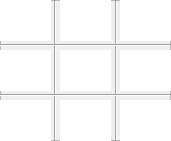
      <widget class="QFrame" name="frame_4">
       <property name="geometry">
        <rect>
         <x>10</x>
         <y>170</y>
         <width>171</width>
         <height>141</height>
        </rect>
       </property>
       <property name="frameShape">
        <enum>QFrame::StyledPanel</enum>
       </property>
       <property name="frameShadow">
        <enum>QFrame::Raised</enum>
       </property>
       <widget class="QTextEdit" name="firstNumberTextEdit_55">
        <property name="geometry">
         <rect>
          <x>0</x>
          <y>0</y>
          <width>51</width>
          <height>41</height>
         </rect>
        </property>
        <property name="font">
         <font>
          <pointsize>22</pointsize>
         </font>
        </property>
        <property name="autoFillBackground">
         <bool>false</bool>
        </property>
        <property name="inputMethodHints">
         <set>Qt::ImhDigitsOnly</set>
        </property>
        <property name="frameShape">
         <enum>QFrame::NoFrame</enum>
        </property>
        <property name="verticalScrollBarPolicy">
         <enum>Qt::ScrollBarAlwaysOff</enum>
        </property>
        <property name="horizontalScrollBarPolicy">
         <enum>Qt::ScrollBarAlwaysOff</enum>
        </property>
        <property name="markdown">
         <string/>
        </property>
        <property name="html">
         <string>&lt;!DOCTYPE HTML PUBLIC &quot;-//W3C//DTD HTML 4.0//EN&quot; &quot;http://www.w3.org/TR/REC-html40/strict.dtd&quot;&gt;
&lt;html&gt;&lt;head&gt;&lt;meta name=&quot;qrichtext&quot; content=&quot;1&quot; /&gt;&lt;style type=&quot;text/css&quot;&gt;
p, li { white-space: pre-wrap; }
&lt;/style&gt;&lt;/head&gt;&lt;body style=&quot; font-family:'MS Shell Dlg 2'; font-size:22pt; font-weight:400; font-style:normal;&quot;&gt;
&lt;p align=&quot;center&quot; style=&quot;-qt-paragraph-type:empty; margin-top:0px; margin-bottom:0px; margin-left:0px; margin-right:0px; -qt-block-indent:0; text-indent:0px; font-family:'MS Shell Dlg 2';&quot;&gt;&lt;br /&gt;&lt;/p&gt;&lt;/body&gt;&lt;/html&gt;</string>
        </property>
        <property name="acceptRichText">
         <bool>false</bool>
        </property>
        <property name="cursorWidth">
         <number>0</number>
        </property>
        <property name="textInteractionFlags">
         <set>Qt::TextEditable</set>
        </property>
       </widget>
       <widget class="QTextEdit" name="firstNumberTextEdit_56">
        <property name="geometry">
         <rect>
          <x>60</x>
          <y>0</y>
          <width>51</width>
          <height>41</height>
         </rect>
        </property>
        <property name="font">
         <font>
          <pointsize>22</pointsize>
         </font>
        </property>
        <property name="autoFillBackground">
         <bool>false</bool>
        </property>
        <property name="inputMethodHints">
         <set>Qt::ImhDigitsOnly</set>
        </property>
        <property name="frameShape">
         <enum>QFrame::NoFrame</enum>
        </property>
        <property name="verticalScrollBarPolicy">
         <enum>Qt::ScrollBarAlwaysOff</enum>
        </property>
        <property name="horizontalScrollBarPolicy">
         <enum>Qt::ScrollBarAlwaysOff</enum>
        </property>
        <property name="markdown">
         <string/>
        </property>
        <property name="html">
         <string>&lt;!DOCTYPE HTML PUBLIC &quot;-//W3C//DTD HTML 4.0//EN&quot; &quot;http://www.w3.org/TR/REC-html40/strict.dtd&quot;&gt;
&lt;html&gt;&lt;head&gt;&lt;meta name=&quot;qrichtext&quot; content=&quot;1&quot; /&gt;&lt;style type=&quot;text/css&quot;&gt;
p, li { white-space: pre-wrap; }
&lt;/style&gt;&lt;/head&gt;&lt;body style=&quot; font-family:'MS Shell Dlg 2'; font-size:22pt; font-weight:400; font-style:normal;&quot;&gt;
&lt;p align=&quot;center&quot; style=&quot;-qt-paragraph-type:empty; margin-top:0px; margin-bottom:0px; margin-left:0px; margin-right:0px; -qt-block-indent:0; text-indent:0px; font-family:'MS Shell Dlg 2';&quot;&gt;&lt;br /&gt;&lt;/p&gt;&lt;/body&gt;&lt;/html&gt;</string>
        </property>
        <property name="acceptRichText">
         <bool>false</bool>
        </property>
        <property name="cursorWidth">
         <number>0</number>
        </property>
        <property name="textInteractionFlags">
         <set>Qt::TextEditable</set>
        </property>
       </widget>
       <widget class="QTextEdit" name="firstNumberTextEdit_57">
        <property name="geometry">
         <rect>
          <x>120</x>
          <y>0</y>
          <width>51</width>
          <height>41</height>
         </rect>
        </property>
        <property name="font">
         <font>
          <pointsize>22</pointsize>
         </font>
        </property>
        <property name="autoFillBackground">
         <bool>false</bool>
        </property>
        <property name="inputMethodHints">
         <set>Qt::ImhDigitsOnly</set>
        </property>
        <property name="frameShape">
         <enum>QFrame::NoFrame</enum>
        </property>
        <property name="verticalScrollBarPolicy">
         <enum>Qt::ScrollBarAlwaysOff</enum>
        </property>
        <property name="horizontalScrollBarPolicy">
         <enum>Qt::ScrollBarAlwaysOff</enum>
        </property>
        <property name="markdown">
         <string/>
        </property>
        <property name="html">
         <string>&lt;!DOCTYPE HTML PUBLIC &quot;-//W3C//DTD HTML 4.0//EN&quot; &quot;http://www.w3.org/TR/REC-html40/strict.dtd&quot;&gt;
&lt;html&gt;&lt;head&gt;&lt;meta name=&quot;qrichtext&quot; content=&quot;1&quot; /&gt;&lt;style type=&quot;text/css&quot;&gt;
p, li { white-space: pre-wrap; }
&lt;/style&gt;&lt;/head&gt;&lt;body style=&quot; font-family:'MS Shell Dlg 2'; font-size:22pt; font-weight:400; font-style:normal;&quot;&gt;
&lt;p align=&quot;center&quot; style=&quot;-qt-paragraph-type:empty; margin-top:0px; margin-bottom:0px; margin-left:0px; margin-right:0px; -qt-block-indent:0; text-indent:0px; font-family:'MS Shell Dlg 2';&quot;&gt;&lt;br /&gt;&lt;/p&gt;&lt;/body&gt;&lt;/html&gt;</string>
        </property>
        <property name="acceptRichText">
         <bool>false</bool>
        </property>
        <property name="cursorWidth">
         <number>0</number>
        </property>
        <property name="textInteractionFlags">
         <set>Qt::TextEditable</set>
        </property>
       </widget>
       <widget class="QTextEdit" name="firstNumberTextEdit_58">
        <property name="geometry">
         <rect>
          <x>0</x>
          <y>50</y>
          <width>51</width>
          <height>41</height>
         </rect>
        </property>
        <property name="font">
         <font>
          <pointsize>22</pointsize>
         </font>
        </property>
        <property name="autoFillBackground">
         <bool>false</bool>
        </property>
        <property name="inputMethodHints">
         <set>Qt::ImhDigitsOnly</set>
        </property>
        <property name="frameShape">
         <enum>QFrame::NoFrame</enum>
        </property>
        <property name="verticalScrollBarPolicy">
         <enum>Qt::ScrollBarAlwaysOff</enum>
        </property>
        <property name="horizontalScrollBarPolicy">
         <enum>Qt::ScrollBarAlwaysOff</enum>
        </property>
        <property name="markdown">
         <string/>
        </property>
        <property name="html">
         <string>&lt;!DOCTYPE HTML PUBLIC &quot;-//W3C//DTD HTML 4.0//EN&quot; &quot;http://www.w3.org/TR/REC-html40/strict.dtd&quot;&gt;
&lt;html&gt;&lt;head&gt;&lt;meta name=&quot;qrichtext&quot; content=&quot;1&quot; /&gt;&lt;style type=&quot;text/css&quot;&gt;
p, li { white-space: pre-wrap; }
&lt;/style&gt;&lt;/head&gt;&lt;body style=&quot; font-family:'MS Shell Dlg 2'; font-size:22pt; font-weight:400; font-style:normal;&quot;&gt;
&lt;p align=&quot;center&quot; style=&quot;-qt-paragraph-type:empty; margin-top:0px; margin-bottom:0px; margin-left:0px; margin-right:0px; -qt-block-indent:0; text-indent:0px; font-family:'MS Shell Dlg 2';&quot;&gt;&lt;br /&gt;&lt;/p&gt;&lt;/body&gt;&lt;/html&gt;</string>
        </property>
        <property name="acceptRichText">
         <bool>false</bool>
        </property>
        <property name="cursorWidth">
         <number>0</number>
        </property>
        <property name="textInteractionFlags">
         <set>Qt::TextEditable</set>
        </property>
       </widget>
       <widget class="QTextEdit" name="firstNumberTextEdit_59">
        <property name="geometry">
         <rect>
          <x>60</x>
          <y>50</y>
          <width>51</width>
          <height>41</height>
         </rect>
        </property>
        <property name="font">
         <font>
          <pointsize>22</pointsize>
         </font>
        </property>
        <property name="autoFillBackground">
         <bool>false</bool>
        </property>
        <property name="inputMethodHints">
         <set>Qt::ImhDigitsOnly</set>
        </property>
        <property name="frameShape">
         <enum>QFrame::NoFrame</enum>
        </property>
        <property name="verticalScrollBarPolicy">
         <enum>Qt::ScrollBarAlwaysOff</enum>
        </property>
        <property name="horizontalScrollBarPolicy">
         <enum>Qt::ScrollBarAlwaysOff</enum>
        </property>
        <property name="markdown">
         <string/>
        </property>
        <property name="html">
         <string>&lt;!DOCTYPE HTML PUBLIC &quot;-//W3C//DTD HTML 4.0//EN&quot; &quot;http://www.w3.org/TR/REC-html40/strict.dtd&quot;&gt;
&lt;html&gt;&lt;head&gt;&lt;meta name=&quot;qrichtext&quot; content=&quot;1&quot; /&gt;&lt;style type=&quot;text/css&quot;&gt;
p, li { white-space: pre-wrap; }
&lt;/style&gt;&lt;/head&gt;&lt;body style=&quot; font-family:'MS Shell Dlg 2'; font-size:22pt; font-weight:400; font-style:normal;&quot;&gt;
&lt;p align=&quot;center&quot; style=&quot;-qt-paragraph-type:empty; margin-top:0px; margin-bottom:0px; margin-left:0px; margin-right:0px; -qt-block-indent:0; text-indent:0px; font-family:'MS Shell Dlg 2';&quot;&gt;&lt;br /&gt;&lt;/p&gt;&lt;/body&gt;&lt;/html&gt;</string>
        </property>
        <property name="acceptRichText">
         <bool>false</bool>
        </property>
        <property name="cursorWidth">
         <number>0</number>
        </property>
        <property name="textInteractionFlags">
         <set>Qt::TextEditable</set>
        </property>
       </widget>
       <widget class="QTextEdit" name="firstNumberTextEdit_60">
        <property name="geometry">
         <rect>
          <x>120</x>
          <y>50</y>
          <width>51</width>
          <height>41</height>
         </rect>
        </property>
        <property name="font">
         <font>
          <pointsize>22</pointsize>
         </font>
        </property>
        <property name="autoFillBackground">
         <bool>false</bool>
        </property>
        <property name="inputMethodHints">
         <set>Qt::ImhDigitsOnly</set>
        </property>
        <property name="frameShape">
         <enum>QFrame::NoFrame</enum>
        </property>
        <property name="verticalScrollBarPolicy">
         <enum>Qt::ScrollBarAlwaysOff</enum>
        </property>
        <property name="horizontalScrollBarPolicy">
         <enum>Qt::ScrollBarAlwaysOff</enum>
        </property>
        <property name="sizeAdjustPolicy">
         <enum>QAbstractScrollArea::AdjustToContents</enum>
        </property>
        <property name="markdown">
         <string/>
        </property>
        <property name="html">
         <string>&lt;!DOCTYPE HTML PUBLIC &quot;-//W3C//DTD HTML 4.0//EN&quot; &quot;http://www.w3.org/TR/REC-html40/strict.dtd&quot;&gt;
&lt;html&gt;&lt;head&gt;&lt;meta name=&quot;qrichtext&quot; content=&quot;1&quot; /&gt;&lt;style type=&quot;text/css&quot;&gt;
p, li { white-space: pre-wrap; }
&lt;/style&gt;&lt;/head&gt;&lt;body style=&quot; font-family:'MS Shell Dlg 2'; font-size:22pt; font-weight:400; font-style:normal;&quot;&gt;
&lt;p align=&quot;center&quot; style=&quot;-qt-paragraph-type:empty; margin-top:0px; margin-bottom:0px; margin-left:0px; margin-right:0px; -qt-block-indent:0; text-indent:0px; font-family:'MS Shell Dlg 2';&quot;&gt;&lt;br /&gt;&lt;/p&gt;&lt;/body&gt;&lt;/html&gt;</string>
        </property>
        <property name="acceptRichText">
         <bool>false</bool>
        </property>
        <property name="cursorWidth">
         <number>0</number>
        </property>
        <property name="textInteractionFlags">
         <set>Qt::TextEditable</set>
        </property>
       </widget>
       <widget class="QTextEdit" name="firstNumberTextEdit_61">
        <property name="geometry">
         <rect>
          <x>0</x>
          <y>100</y>
          <width>51</width>
          <height>41</height>
         </rect>
        </property>
        <property name="font">
         <font>
          <pointsize>22</pointsize>
         </font>
        </property>
        <property name="autoFillBackground">
         <bool>false</bool>
        </property>
        <property name="inputMethodHints">
         <set>Qt::ImhDigitsOnly</set>
        </property>
        <property name="frameShape">
         <enum>QFrame::NoFrame</enum>
        </property>
        <property name="verticalScrollBarPolicy">
         <enum>Qt::ScrollBarAlwaysOff</enum>
        </property>
        <property name="horizontalScrollBarPolicy">
         <enum>Qt::ScrollBarAlwaysOff</enum>
        </property>
        <property name="markdown">
         <string/>
        </property>
        <property name="html">
         <string>&lt;!DOCTYPE HTML PUBLIC &quot;-//W3C//DTD HTML 4.0//EN&quot; &quot;http://www.w3.org/TR/REC-html40/strict.dtd&quot;&gt;
&lt;html&gt;&lt;head&gt;&lt;meta name=&quot;qrichtext&quot; content=&quot;1&quot; /&gt;&lt;style type=&quot;text/css&quot;&gt;
p, li { white-space: pre-wrap; }
&lt;/style&gt;&lt;/head&gt;&lt;body style=&quot; font-family:'MS Shell Dlg 2'; font-size:22pt; font-weight:400; font-style:normal;&quot;&gt;
&lt;p align=&quot;center&quot; style=&quot;-qt-paragraph-type:empty; margin-top:0px; margin-bottom:0px; margin-left:0px; margin-right:0px; -qt-block-indent:0; text-indent:0px; font-family:'MS Shell Dlg 2';&quot;&gt;&lt;br /&gt;&lt;/p&gt;&lt;/body&gt;&lt;/html&gt;</string>
        </property>
        <property name="acceptRichText">
         <bool>false</bool>
        </property>
        <property name="cursorWidth">
         <number>0</number>
        </property>
        <property name="textInteractionFlags">
         <set>Qt::TextEditable</set>
        </property>
       </widget>
       <widget class="QTextEdit" name="firstNumberTextEdit_62">
        <property name="geometry">
         <rect>
          <x>60</x>
          <y>100</y>
          <width>51</width>
          <height>41</height>
         </rect>
        </property>
        <property name="font">
         <font>
          <pointsize>22</pointsize>
         </font>
        </property>
        <property name="autoFillBackground">
         <bool>false</bool>
        </property>
        <property name="inputMethodHints">
         <set>Qt::ImhDigitsOnly</set>
        </property>
        <property name="frameShape">
         <enum>QFrame::NoFrame</enum>
        </property>
        <property name="verticalScrollBarPolicy">
         <enum>Qt::ScrollBarAlwaysOff</enum>
        </property>
        <property name="horizontalScrollBarPolicy">
         <enum>Qt::ScrollBarAlwaysOff</enum>
        </property>
        <property name="markdown">
         <string/>
        </property>
        <property name="html">
         <string>&lt;!DOCTYPE HTML PUBLIC &quot;-//W3C//DTD HTML 4.0//EN&quot; &quot;http://www.w3.org/TR/REC-html40/strict.dtd&quot;&gt;
&lt;html&gt;&lt;head&gt;&lt;meta name=&quot;qrichtext&quot; content=&quot;1&quot; /&gt;&lt;style type=&quot;text/css&quot;&gt;
p, li { white-space: pre-wrap; }
&lt;/style&gt;&lt;/head&gt;&lt;body style=&quot; font-family:'MS Shell Dlg 2'; font-size:22pt; font-weight:400; font-style:normal;&quot;&gt;
&lt;p align=&quot;center&quot; style=&quot;-qt-paragraph-type:empty; margin-top:0px; margin-bottom:0px; margin-left:0px; margin-right:0px; -qt-block-indent:0; text-indent:0px; font-family:'MS Shell Dlg 2';&quot;&gt;&lt;br /&gt;&lt;/p&gt;&lt;/body&gt;&lt;/html&gt;</string>
        </property>
        <property name="acceptRichText">
         <bool>false</bool>
        </property>
        <property name="cursorWidth">
         <number>0</number>
        </property>
        <property name="textInteractionFlags">
         <set>Qt::TextEditable</set>
        </property>
       </widget>
       <widget class="QTextEdit" name="firstNumberTextEdit_63">
        <property name="geometry">
         <rect>
          <x>120</x>
          <y>100</y>
          <width>51</width>
          <height>41</height>
         </rect>
        </property>
        <property name="font">
         <font>
          <pointsize>22</pointsize>
         </font>
        </property>
        <property name="autoFillBackground">
         <bool>false</bool>
        </property>
        <property name="inputMethodHints">
         <set>Qt::ImhDigitsOnly</set>
        </property>
        <property name="frameShape">
         <enum>QFrame::NoFrame</enum>
        </property>
        <property name="verticalScrollBarPolicy">
         <enum>Qt::ScrollBarAlwaysOff</enum>
        </property>
        <property name="horizontalScrollBarPolicy">
         <enum>Qt::ScrollBarAlwaysOff</enum>
        </property>
        <property name="markdown">
         <string/>
        </property>
        <property name="html">
         <string>&lt;!DOCTYPE HTML PUBLIC &quot;-//W3C//DTD HTML 4.0//EN&quot; &quot;http://www.w3.org/TR/REC-html40/strict.dtd&quot;&gt;
&lt;html&gt;&lt;head&gt;&lt;meta name=&quot;qrichtext&quot; content=&quot;1&quot; /&gt;&lt;style type=&quot;text/css&quot;&gt;
p, li { white-space: pre-wrap; }
&lt;/style&gt;&lt;/head&gt;&lt;body style=&quot; font-family:'MS Shell Dlg 2'; font-size:22pt; font-weight:400; font-style:normal;&quot;&gt;
&lt;p align=&quot;center&quot; style=&quot;-qt-paragraph-type:empty; margin-top:0px; margin-bottom:0px; margin-left:0px; margin-right:0px; -qt-block-indent:0; text-indent:0px; font-family:'MS Shell Dlg 2';&quot;&gt;&lt;br /&gt;&lt;/p&gt;&lt;/body&gt;&lt;/html&gt;</string>
        </property>
        <property name="acceptRichText">
         <bool>false</bool>
        </property>
        <property name="cursorWidth">
         <number>0</number>
        </property>
        <property name="textInteractionFlags">
         <set>Qt::TextEditable</set>
        </property>
       </widget>
       <widget class="Line" name="line_29">
        <property name="geometry">
         <rect>
          <x>47</x>
          <y>0</y>
          <width>16</width>
          <height>141</height>
         </rect>
        </property>
        <property name="orientation">
         <enum>Qt::Vertical</enum>
        </property>
       </widget>
       <widget class="Line" name="line_30">
        <property name="geometry">
         <rect>
          <x>108</x>
          <y>0</y>
          <width>16</width>
          <height>141</height>
         </rect>
        </property>
        <property name="orientation">
         <enum>Qt::Vertical</enum>
        </property>
       </widget>
       <widget class="Line" name="line_31">
        <property name="geometry">
         <rect>
          <x>0</x>
          <y>37</y>
          <width>171</width>
          <height>16</height>
         </rect>
        </property>
        <property name="orientation">
         <enum>Qt::Horizontal</enum>
        </property>
       </widget>
       <widget class="Line" name="line_32">
        <property name="geometry">
         <rect>
          <x>0</x>
          <y>85</y>
          <width>171</width>
          <height>20</height>
         </rect>
        </property>
        <property name="orientation">
         <enum>Qt::Horizontal</enum>
        </property>
       </widget>
      </widget>
